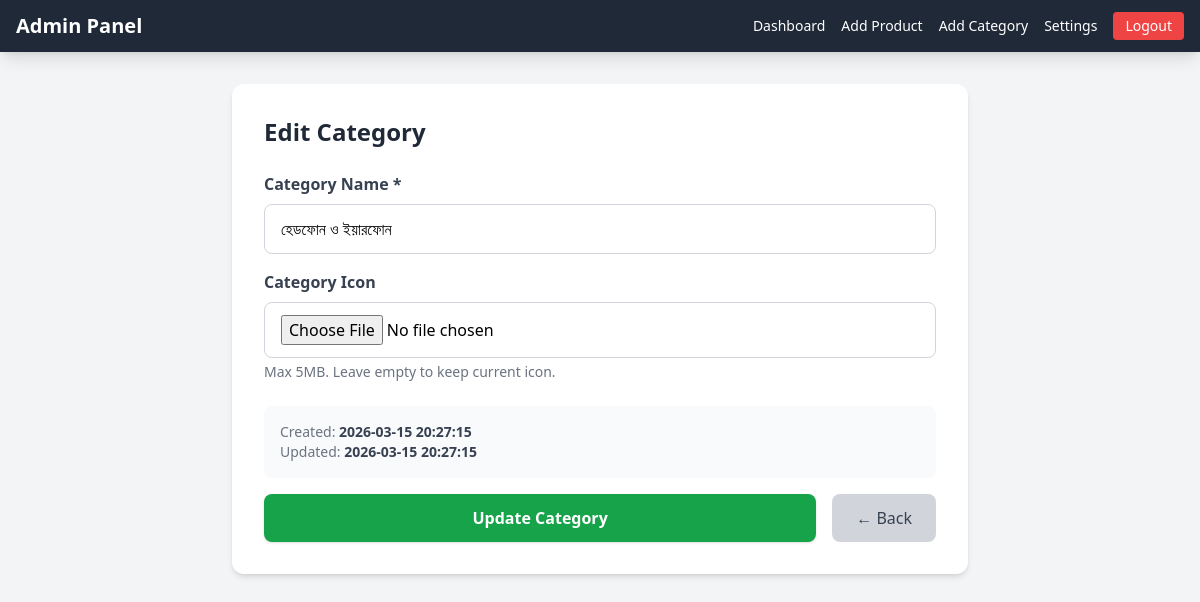
The page /admin/edit-category.php?id=4 (signed in) on the database its author committed.
### tables this page shows
CREATE TABLE IF NOT EXISTS `categories` (
  `id` INT AUTO_INCREMENT PRIMARY KEY,
  `name` VARCHAR(255) NOT NULL,
  `created_at` TIMESTAMP DEFAULT CURRENT_TIMESTAMP,
  `updated_at` TIMESTAMP DEFAULT CURRENT_TIMESTAMP ON UPDATE CURRENT_TIMESTAMP
);

### admin/edit-category.php (the view, shortened to what this page needs)
<?php
require_once '../db.php';
$category_id = isset($_GET['id']) ? (int)$_GET['id'] : 0;
$stmt = $conn->prepare("SELECT * FROM categories WHERE id = ?");
$stmt->bind_param("i", $category_id);
$stmt->execute();
$result = $stmt->get_result();
$category = $result->fetch_assoc();
?>
<!DOCTYPE html>
<html lang="en">
<head>
    <script src="https://cdn.tailwindcss.com"></script>
</head>
<body class="bg-gray-100 min-h-screen">
    <nav class="bg-gray-800 text-white shadow-lg">
        <div class="max-w-7xl mx-auto px-4 py-3">
            <div class="flex justify-between items-center">
                <div class="flex items-center">
                    <span class="text-xl font-bold">Admin Panel</span>
                </div>
                <div class="hidden md:flex items-center space-x-4">
                    <a href="dashboard.php" class="hover:text-green-400 transition text-sm">Dashboard</a>
                    <a href="add-product.php" class="hover:text-green-400 transition text-sm">Add Product</a>
                    <a href="add-category.php" class="hover:text-green-400 transition text-sm">Add Category</a>
                    <a href="settings.php" class="hover:text-green-400 transition text-sm">Settings</a>
                    <a href="login.php?logout=1" class="bg-red-500 px-3 py-1 rounded text-sm hover:bg-red-600 transition">Logout</a>
                </div>
            </div>
        </div>
    </nav>
    <div class="max-w-3xl mx-auto px-4 py-8">
        <div class="bg-white rounded-xl shadow-md p-8">
            <h1 class="text-2xl font-bold text-gray-800 mb-6">Edit Category</h1>
            <form method="POST" action="" enctype="multipart/form-data">
                <div class="mb-4">
                    <label class="block text-gray-700 font-semibold mb-2">Category Name *</label>
                    <input type="text" name="name" value="<?php echo htmlspecialchars($category['name']); ?>"
                           class="w-full px-4 py-3 border border-gray-300 rounded-lg focus:outline-none focus:ring-2 focus:ring-green-500" required>
                </div>
                <div class="mb-6">
                    <label class="block text-gray-700 font-semibold mb-2">Category Icon</label>
                    <input type="file" name="icon" accept="image/*"
                           class="w-full px-4 py-3 border border-gray-300 rounded-lg focus:outline-none focus:ring-2 focus:ring-green-500">
                    <p class="text-sm text-gray-500 mt-1">Max 5MB. Leave empty to keep current icon.</p>
                </div>
                <div class="mb-4 bg-gray-50 rounded-lg p-4">
                    <p class="text-sm text-gray-500">Created: <strong class="text-gray-700"><?php echo $category['created_at']; ?></strong></p>
                    <p class="text-sm text-gray-500">Updated: <strong class="text-gray-700"><?php echo $category['updated_at']; ?></strong></p>
                </div>
                <div class="flex space-x-4">
                    <button type="submit" class="flex-1 bg-green-600 text-white py-3 rounded-lg font-semibold hover:bg-green-700 transition shadow">Update Category</button>
                    <a href="dashboard.php" class="bg-gray-300 text-gray-700 px-6 py-3 rounded-lg hover:bg-gray-400 transition text-center">&larr; Back</a>
                </div>
            </form>
        </div>
    </div>
</body>
</html>

### rows shown on the page
categories: name "হেডফোন ও ইয়ারফোন", created_at "2026-03-15 20:27:15", updated_at "2026-03-15 20:27:15"
